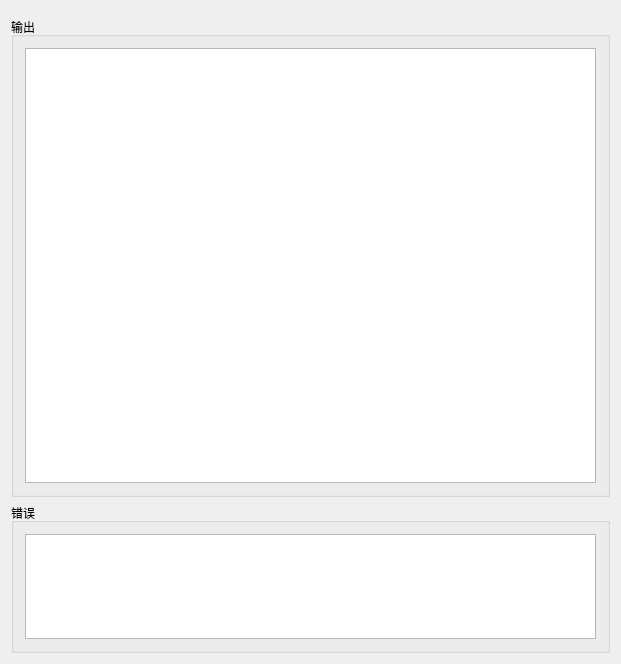
<?xml version="1.0" encoding="UTF-8"?>
<ui version="4.0">
 <class>DEPLOYQT</class>
 <widget class="QWidget" name="DEPLOYQT">
  <property name="geometry">
   <rect>
    <x>0</x>
    <y>0</y>
    <width>621</width>
    <height>664</height>
   </rect>
  </property>
  <property name="windowTitle">
   <string>DEPLOYQT</string>
  </property>
  <layout class="QGridLayout" name="gridLayout_4">
   <item row="0" column="0">
    <widget class="QWidget" name="widget" native="true">
     <property name="maximumSize">
      <size>
       <width>16777215</width>
       <height>350</height>
      </size>
     </property>
     <widget class="QPushButton" name="PB_chooseExe">
      <property name="geometry">
       <rect>
        <x>13</x>
        <y>13</y>
        <width>112</width>
        <height>34</height>
       </rect>
      </property>
      <property name="sizePolicy">
       <sizepolicy hsizetype="Minimum" vsizetype="Fixed">
        <horstretch>0</horstretch>
        <verstretch>0</verstretch>
       </sizepolicy>
      </property>
      <property name="text">
       <string>选择EXE并打包</string>
      </property>
     </widget>
    </widget>
   </item>
   <item row="1" column="0">
    <widget class="QGroupBox" name="groupBox">
     <property name="title">
      <string>输出</string>
     </property>
     <layout class="QGridLayout" name="gridLayout_2">
      <item row="0" column="0">
       <widget class="QTextEdit" name="TE_output"/>
      </item>
     </layout>
    </widget>
   </item>
   <item row="2" column="0">
    <widget class="QGroupBox" name="groupBox_2">
     <property name="maximumSize">
      <size>
       <width>16777215</width>
       <height>150</height>
      </size>
     </property>
     <property name="title">
      <string>错误</string>
     </property>
     <layout class="QGridLayout" name="gridLayout_3">
      <item row="0" column="0">
       <widget class="QTextEdit" name="TE_errors"/>
      </item>
     </layout>
    </widget>
   </item>
  </layout>
 </widget>
 <layoutdefault spacing="6" margin="11"/>
 <resources/>
 <connections/>
</ui>
